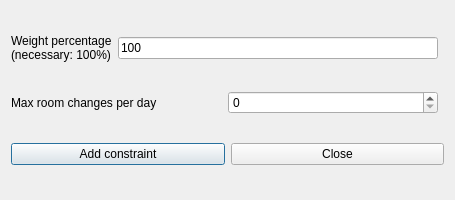
<?xml version="1.0" encoding="UTF-8"?>
<ui version="4.0">
 <class>AddConstraintStudentsMaxRoomChangesPerRealDayForm_template</class>
 <widget class="QDialog" name="AddConstraintStudentsMaxRoomChangesPerRealDayForm_template">
  <property name="geometry">
   <rect>
    <x>0</x>
    <y>0</y>
    <width>455</width>
    <height>200</height>
   </rect>
  </property>
  <property name="windowTitle">
   <string extracomment="This is the title of the dialog to add a new constraint of this type">Add students max room changes per real day</string>
  </property>
  <layout class="QGridLayout">
   <item row="2" column="0" colspan="2">
    <layout class="QHBoxLayout">
     <item>
      <widget class="QPushButton" name="addConstraintPushButton">
       <property name="text">
        <string>Add constraint</string>
       </property>
      </widget>
     </item>
     <item>
      <widget class="QPushButton" name="closePushButton">
       <property name="text">
        <string>Close</string>
       </property>
      </widget>
     </item>
    </layout>
   </item>
   <item row="0" column="0">
    <layout class="QHBoxLayout">
     <item>
      <widget class="QLabel" name="weightTextLabel">
       <property name="frameShape">
        <enum>QFrame::NoFrame</enum>
       </property>
       <property name="frameShadow">
        <enum>QFrame::Plain</enum>
       </property>
       <property name="text">
        <string>Weight percentage
(necessary: 100%)</string>
       </property>
       <property name="wordWrap">
        <bool>false</bool>
       </property>
      </widget>
     </item>
     <item>
      <widget class="QLineEdit" name="weightLineEdit">
       <property name="text">
        <string notr="true">100</string>
       </property>
      </widget>
     </item>
    </layout>
   </item>
   <item row="1" column="0">
    <layout class="QHBoxLayout">
     <item>
      <widget class="QLabel" name="textLabel1">
       <property name="text">
        <string>Max room changes per day</string>
       </property>
       <property name="wordWrap">
        <bool>false</bool>
       </property>
      </widget>
     </item>
     <item>
      <widget class="QSpinBox" name="maxChangesSpinBox"/>
     </item>
    </layout>
   </item>
  </layout>
 </widget>
 <layoutdefault spacing="6" margin="11"/>
 <resources/>
 <connections/>
</ui>
